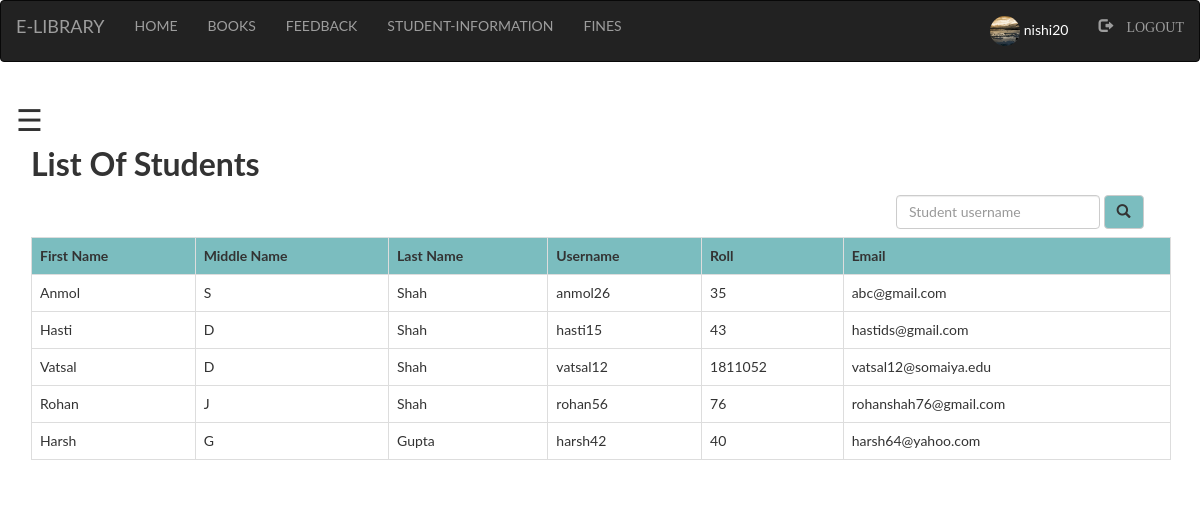
The page /library/Admin_/student.php (signed in) on the database its author committed.
### tables this page shows
CREATE TABLE `student` (
  `first` varchar(100) NOT NULL,
  `middle` varchar(100) NOT NULL,
  `last` varchar(100) NOT NULL,
  `username` varchar(100) NOT NULL,
  `password` varchar(100) NOT NULL,
  `roll` int(100) NOT NULL,
  `email` varchar(100) NOT NULL,
  `pic` varchar(100) NOT NULL
);

### library/Admin_/student.php (the view, shortened to what this page needs)
<?php
  include "navbar.php";
?>
<!DOCTYPE html>
<html>
<head>
</head>
<body>
<div id="main">
  <span style="font-size:30px;cursor:pointer" onclick="openNav()">&#9776;</span>
<div class="container">
	<h><b><font size="6">List Of Students</font></b></h>
	<div class="srch">
		<form class="navbar-form" method="post" name="form1">
				<input class="form-control" type="text" name="search" placeholder="Student username" required="">
				<button style="background-color: #6db6b9e6;" type="submit" name="submit" class="btn btn-default">
					<span class="glyphicon glyphicon-search"></span>
				</button>
		</form>
	</div>
	<?php
		if(isset($_POST['submit']))
		{
			$q=mysqli_query($db,"SELECT first,middle,last,username,roll,email FROM `student` where username like '%$_POST[search]%' ");
			if(mysqli_num_rows($q)==0)
			{
				echo "Sorry! No student found with that username. Try searching again.";
			}
			else
			{
		echo "<table class='table table-bordered table-hover' >";
			echo "<tr style='background-color: #6db6b9e6;'>";
				echo "<th>"; echo "First Name";	echo "</th>";
				echo "<th>"; echo "Middle Name";  echo "</th>";
				echo "<th>"; echo "Last Name";  echo "</th>";
				echo "<th>"; echo "Username";  echo "</th>";
				echo "<th>"; echo "Roll";  echo "</th>";
				echo "<th>"; echo "Email";  echo "</th>";
			echo "</tr>";
			while($row=mysqli_fetch_assoc($q))
			{
				echo "<tr>";
				echo "<td>"; echo $row['first']; echo "</td>";
				echo "<td>"; echo $row['middle']; echo "</td>";
				echo "<td>"; echo $row['last']; echo "</td>";
				echo "<td>"; echo $row['username']; echo "</td>";
				echo "<td>"; echo $row['roll']; echo "</td>";
				echo "<td>"; echo $row['email']; echo "</td>";
				echo "</tr>";
			}
		echo "</table>";
			}
		}
		else
		{
			$res=mysqli_query($db,"SELECT first,middle,last,username,roll,email FROM `student`;");
		echo "<table class='table table-bordered table-hover' >";
			echo "<tr style='background-color: #6db6b9e6;'>";
				echo "<th>"; echo "First Name";	echo "</th>";
				echo "<th>"; echo "Middle Name";echo "</th>";
				echo "<th>"; echo "Last Name";echo "</th>";
				echo "<th>"; echo "Username";echo "</th>";
				echo "<th>"; echo "Roll";  echo "</th>";
				echo "<th>"; echo "Email";  echo "</th>";
			echo "</tr>";
		if($res)
		{
			while($row=mysqli_fetch_assoc($res))
			{
				echo "<tr>";
				echo "<td>"; echo $row['first']; echo "</td>";
				echo "<td>"; echo $row['middle']; echo "</td>";
				echo "<td>"; echo $row['last']; echo "</td>";
				echo "<td>"; echo $row['username']; echo "</td>";
				echo "<td>"; echo $row['roll']; echo "</td>";
				echo "<td>"; echo $row['email']; echo "</td>";
				echo "</tr>";
			}
		echo "</table>";
		}
}
	?>
</div>
</body>
</html>

### library/Admin_/style.css (style rules this page uses)
html, body, div, span, object, iframe, h1, h2, h3, h4, h5, h6, p, blockquote, pre, abbr, address, cite, code, del, dfn, em, img, ins, kbd, q, samp, small, strong, sub, sup, var, b, i, dl, dt, dd, ol, ul, li, fieldset, form, label, legend, table, caption, tbody, tfoot, thead, tr, th, td, article, aside, canvas, details, figcaption, figure, footer, header, hgroup, menu, nav, section, summary, time, mark, audio, video { margin:0; padding:0; border:0; outline:0; font-size:100%; vertical-align:baseline; background:transparent; }
body { line-height:1; }
table { border-collapse:collapse; border-spacing:0; }
input, select { vertical-align:middle; }
input { height: 25px; width: 300px; }

### library/Admin_/student.php (style rules this page uses)
.srch { padding-left: 850px; }
body { font-family: "Lato", sans-serif; transition: background-color .5s; }
#main { transition: margin-left .5s; padding: 16px; }

### rows shown on the page
student: first "Anmol", middle "S", last "Shah", username "anmol26", roll "35", email "abc@gmail.com"
student: first "Hasti", middle "D", last "Shah", username "hasti15", roll "43", email "hastids@gmail.com"
student: first "Vatsal", middle "D", last "Shah", username "vatsal12", roll "1811052", email "vatsal12@somaiya.edu"
student: first "Rohan", middle "J", last "Shah", username "rohan56", roll "76", email "rohanshah76@gmail.com"
student: first "Harsh", middle "G", last "Gupta", username "harsh42", roll "40", email "harsh64@yahoo.com"

### other values the page prints
$_SESSION['login_user'] "nishi20"
